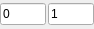
<?xml version="1.0" encoding="UTF-8"?>
<ui version="4.0">
 <class>NodeClamp</class>
 <widget class="QWidget" name="NodeClamp">
  <property name="geometry">
   <rect>
    <x>0</x>
    <y>0</y>
    <width>94</width>
    <height>29</height>
   </rect>
  </property>
  <property name="maximumSize">
   <size>
    <width>150</width>
    <height>16777215</height>
   </size>
  </property>
  <layout class="QHBoxLayout" name="horizontalLayout">
   <property name="spacing">
    <number>2</number>
   </property>
   <property name="leftMargin">
    <number>0</number>
   </property>
   <property name="topMargin">
    <number>2</number>
   </property>
   <property name="rightMargin">
    <number>0</number>
   </property>
   <property name="bottomMargin">
    <number>2</number>
   </property>
   <item>
    <widget class="QLineEdit" name="_min">
     <property name="text">
      <string>0</string>
     </property>
    </widget>
   </item>
   <item>
    <widget class="QLineEdit" name="_max">
     <property name="text">
      <string>1</string>
     </property>
    </widget>
   </item>
  </layout>
 </widget>
 <resources/>
 <connections/>
</ui>
